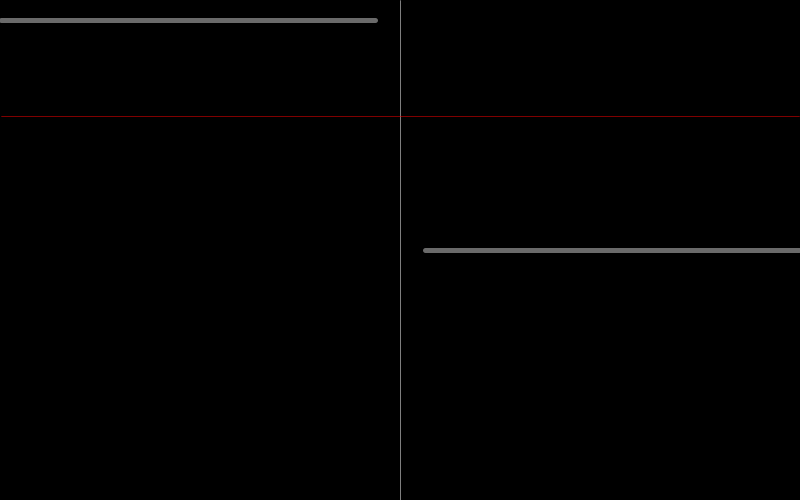
Frame 1 (no input)
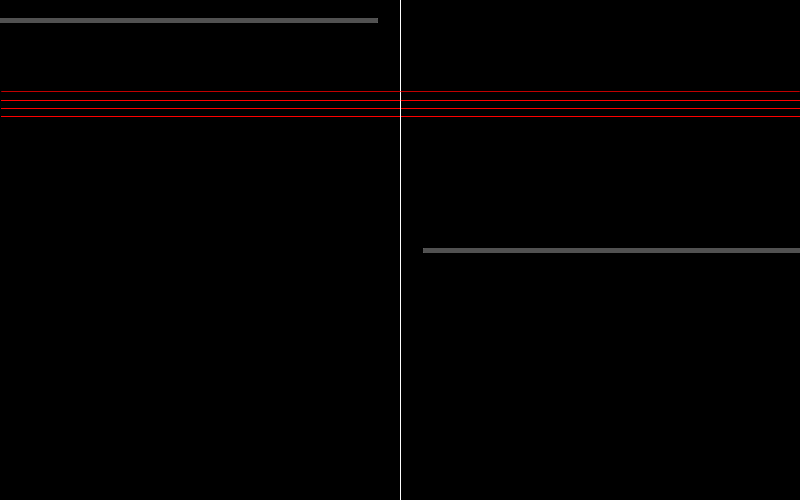
Frame 60 (the mouse pressed at the canvas centre just before this capture)
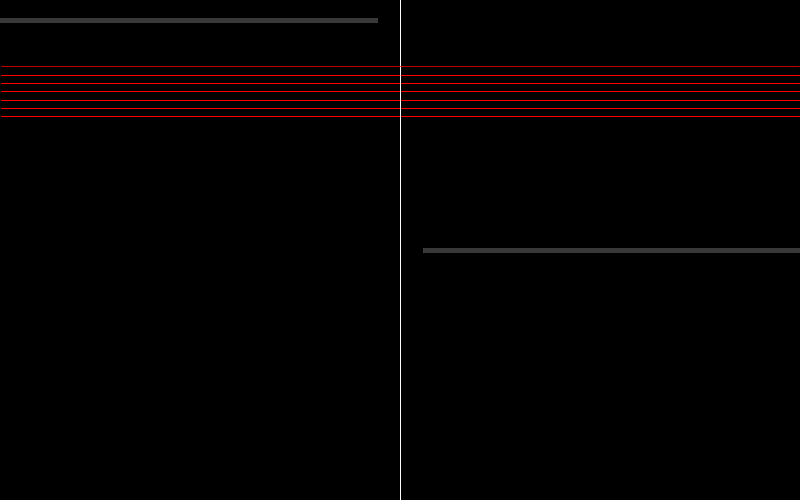
Frame 120 (the mouse held since frame 60 and released just before this capture)

The Processing sketch that drew these frames (run headless with seeded random() and noise(); from frame 60 on, the mouse is pressed at the canvas centre):

// Processing sketch: Sam_W_Clock
// ── Sam_W_Clock.pde

void setup() {
  size (800,500);
  background (0);
  frameRate (20);
}

void draw() {
 
  int h = hour();    // Values from 0 - 23
  int m = minute();  // Values from 0 - 59
  int s = second();  // Values from 0 - 59
  
  float x = height-(20.83*h);
  float y = height-(8.33*m);
  float z = height-(8.33*s);
  
  float a = 0;
  float wipe = 10;
  
// Divider line
  
  stroke (255);
  strokeWeight(0.5);
  line (width/2,0,width/2,height);
 
// Clear hours, minutes, second at start of new cycle
  
  if (s == 0) {
   noStroke();
   fill(0);
   rect (1,0,width/2-1,height);
   rect (width/2+1,0,width-1,height);
  
  } else {

   // Second markers 
  
  stroke (255,0,0,height-z-5);
  strokeWeight(0.5);
  line (1,z,width-1,z);
 
  
// Hour, minutes markers

  stroke (z-10);
  strokeWeight(5);
  line (1,x,width/2-25,x);
  line (width/2+25,y,width-1,y);
  


}

  }
